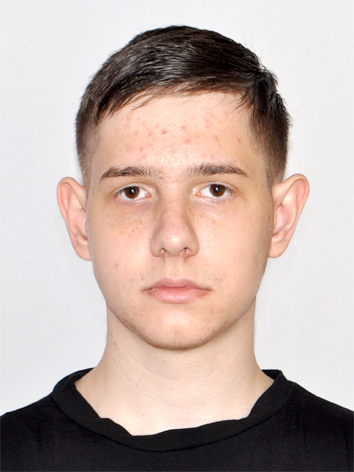
#> input picture lab_7_Harahulia/orig_images/i_image.jpg, 354 x 472 px
$ jupyter execute --allow-errors lab_7_Harahulia.ipynb
#> lines starting #> are read from the running program, lines starting #| are printed output that depends on the picture
---
title: 'Лабораторна робота 4. OpenCV. Просторові методи обробки зображень. Робота з околом. Просторова фільтрація зображення (short version)'
description:
   Документ зроблено за допомогою [Quarto](https://quarto.org/)
author: Гарагуля Денис
date: "10.31.2024"
lang: ukr
format:
  html:
    code-fold: true
    toc: true # меню
    toc_float: # спливаюче меню
      collapsed: true # авто
      number_sections: true
jupyter: python3
---

__Мета:__ _знайомство з просторовими методами фільтрації зображень засобами OpenCV у середовищі Anaconda із застосуванням Jupyter Notebook засобами мови програмування Python._

#### Що ви будете вміти?
* Реалізувати методи просторової лінійної фільтрації
* Виконувати побудову наступних згладжуючих фільтрів:
  * низькочастотний фільтр лінійний фільтр на основі простого середнього ковзного (Normalized Box Filter)
  * низькочастотний фільтр з ядром Гауса (Gaussian Filter)
  * медіанний фільтр
  * двосторонній фільтр (Bilateral Filter)

## Короткі теоретичні відомості

### Концепція просторової фільтрації

__Просторовий лінійний фільтр__ задається лінійної згорткою

$$
g(i, j) = \sum_{k, l} f(i + k, j + l) h(k, l),
$$

де $f(i, j)$ -- вхідне зображення; $g(i, j)$ -- вихідне зображення; $h(k, l)$ -- матриця коуфіцієнтів фільтра, яка називається _ядром_.

Фільтр повністю задається своїми кофіцієнтами.

Наведемо деякі приклади.

[cell 1]
# Імпортуємо пакети
import cv2 as cv
import numpy as np
import matplotlib.pyplot as plt
import sys

# print(f'version cv2: {cv.__version__}')
print('version cv2: %s' % cv.__version__)

[cell 2]
# імпортуємо RGB-зображення
image = cv.imread('orig_images/rose.png')
#> (the rest of this cell did not finish here and is left out)

### [Просте середє ковзне (Normalized Box Filter)](https://docs.opencv.org/4.x/dc/dd3/tutorial_gausian_median_blur_bilateral_filter.html)

[cell 3]
# Візуалізація за допомогою matplotlib
# plt.imread('rose.png')
plt.gray()
# [8 lines of commented-out code are left out]
#> (the rest of this cell did not finish here and is left out)

__Завдання для самостійної роботи__.
  * Реалізувати фільтр на основі ядра Гауса
  * Написати процедуру, яка б зашумлювала нормальним шумом з параметрами $(n, \mu, \sigma)$ зображення
  * Взявши за основу власний портрет, зашумити його нормальним шумом
  * Реалізувати медіанний фільтр і продемонструвати послідовно роботу медіанного і гаусового фільтру, оптимально підібравши і обґрунтувавши значення параметрів
  * Реалізувати двосторонній фільтр
  * Написати процедуру, до складу якої б входили всі низькочастотні фільтри, які досліджуються в цій лабораторній роботі, а вибір потрібного задавався відповідним вхідним параметром.


### 1. [Фільтр з ядром Гауса](https://docs.opencv.org/4.x/dc/dd3/tutorial_gausian_median_blur_bilateral_filter.html)

* ## $$G_0(x,y)=Ae^{\frac{-(x-\mu_x)^2}{2\sigma_x^2}+\frac{-(y-\mu_y)^2}{2\sigma_y^2}}$$

[cell 4]
# Візуалізація за допомогою matplotlib
def add_gaussian_noise(image, mean=0, std=1):
    noise = np.random.normal(mean, std, image.shape).astype(np.uint8)
    noisy_image = cv.add(image, noise)
    return noisy_image

image = cv.imread('orig_images/i_image.jpg')
#> image is the input picture: shape (472, 354, 3); mean B, G, R 167.8, 174.4, 191.9
noised_image = add_gaussian_noise(image)
#> in add_gaussian_noise, `noisy_image = cv.add(image, noise)`:
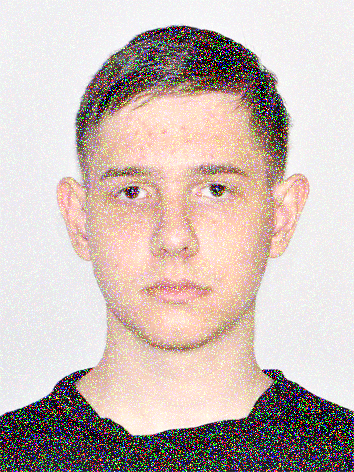
#> noisy_image: shape (472, 354, 3); mean B, G, R 181.8, 187.3, 202.3
dst_Median = cv.medianBlur(noised_image, 3)
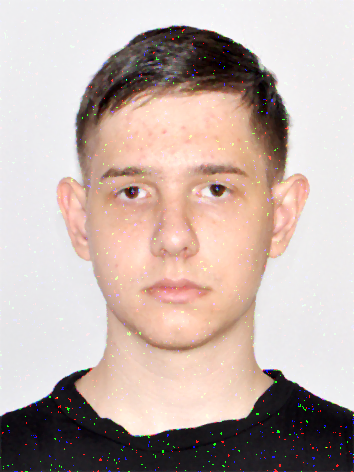
#> dst_Median: shape (472, 354, 3); mean B, G, R 170.2, 176.6, 193.9
dst_Gauss = cv.GaussianBlur(dst_Median, (5, 5), 2)
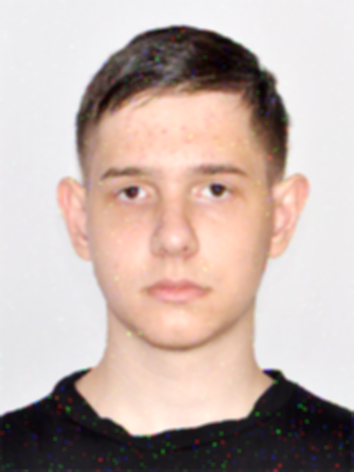
#> dst_Gauss: shape (472, 354, 3); mean B, G, R 170.2, 176.5, 193.9

# Побудова і вивід зображення у файл
plt.subplot(131)
plt.imshow(cv.cvtColor(noised_image, cv.COLOR_BGR2RGB))
plt.title('noised_image')
plt.subplot(132)
plt.imshow(cv.cvtColor(dst_Median, cv.COLOR_BGR2RGB))
plt.title('median_filtered')
plt.subplot(133)
plt.imshow(cv.cvtColor(dst_Gauss, cv.COLOR_BGR2RGB))
plt.title('gaussian_filtered')
plt.tight_layout()
plt.show()
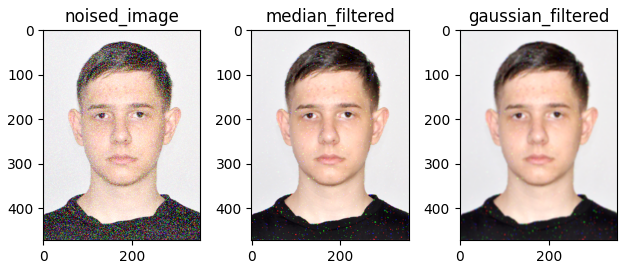
#> figure drawn by matplotlib, 3 panels

### 2. [Двосторонній фільтр](https://docs.opencv.org/4.x/dc/dd3/tutorial_gausian_median_blur_bilateral_filter.html)

$$I^{filtered}(x)=\frac{1}{W_p}\sum\limits_{x_i\in\Omega}I(x_i)f_r(||I(x_i)-I(x)||)g_s(||x_i-x||)$$
де $W_p$ це:
$$W_p=\sum\limits_{x_i\in\Omega}f_r(||I(x_i)-I(x)||)g_s(||x_i-x||)$$
* $I^{filtered}$ це відфільтроване зображення
* $I$ оригінальне зображення
* $x$ координати поточного пікселя
* $\Omega$ вікно відцентроване у $x$, тому $x_i\in\Omega$ це інший піксель
* $f_r$ це діапазон ядра для згладжування різниць в інтенсивностях
* $g_s$ є просторовим ядром для згладжування різниць у координатах

[cell 5]
# Реалізація низькочастотно фільтра на основі простого середнього ковзного з параметрами вікна 10 х 10
i = 31
dst_bilateraled = cv.bilateralFilter(noised_image, i, i * 2, i / 2)
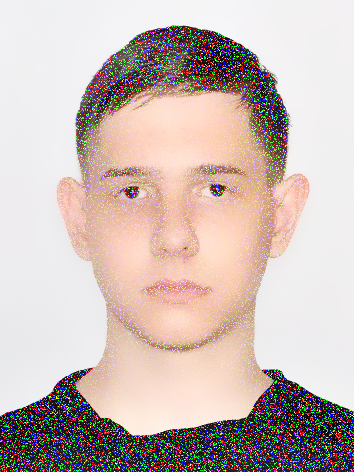
#> dst_bilateraled: shape (472, 354, 3); mean B, G, R 181.1, 186.8, 202.4

# Побудова і вивід зображення у файл
plt.subplot(121)
plt.imshow(cv.cvtColor(noised_image, cv.COLOR_BGR2RGB))
plt.title('noised_image')
plt.subplot(122)
plt.imshow(cv.cvtColor(dst_bilateraled, cv.COLOR_BGR2RGB))
plt.title('bilateral_filtered')
plt.show()
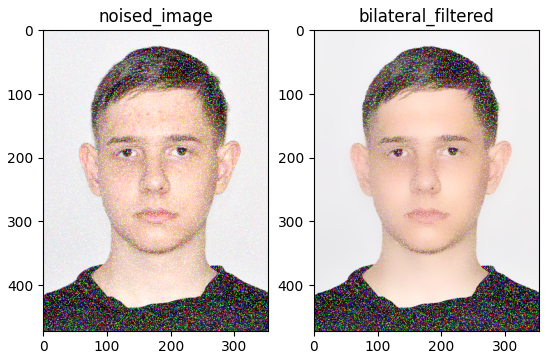
#> figure drawn by matplotlib, 2 panels

[cell 6]
case = int(input(" Яким методом відфільтрувати?\n 1. Просте середє ковзне\n 2. Медіана\n 3. Гауссом\n 4. Двостороннім\n Введіть число >> "))
#> the answer given: 1
